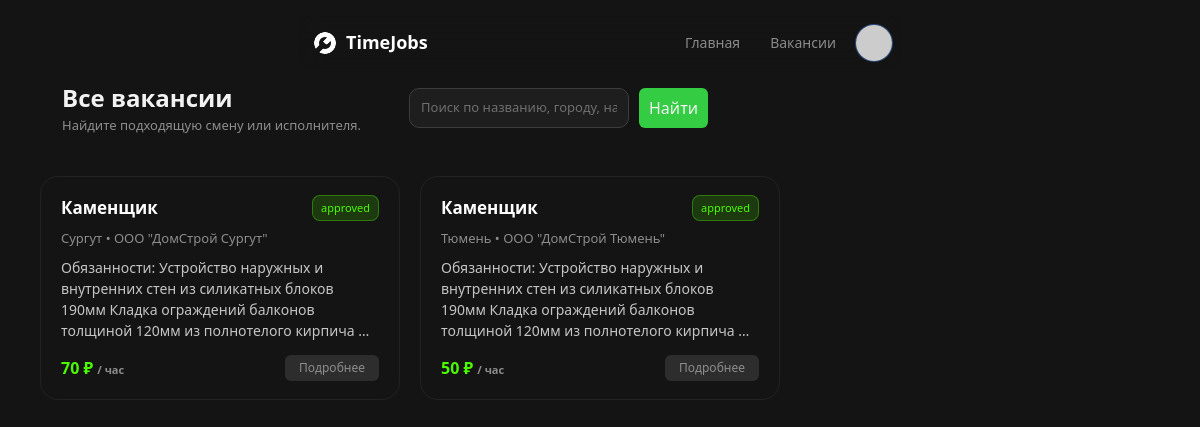
Before: /vacancies with the older database file.
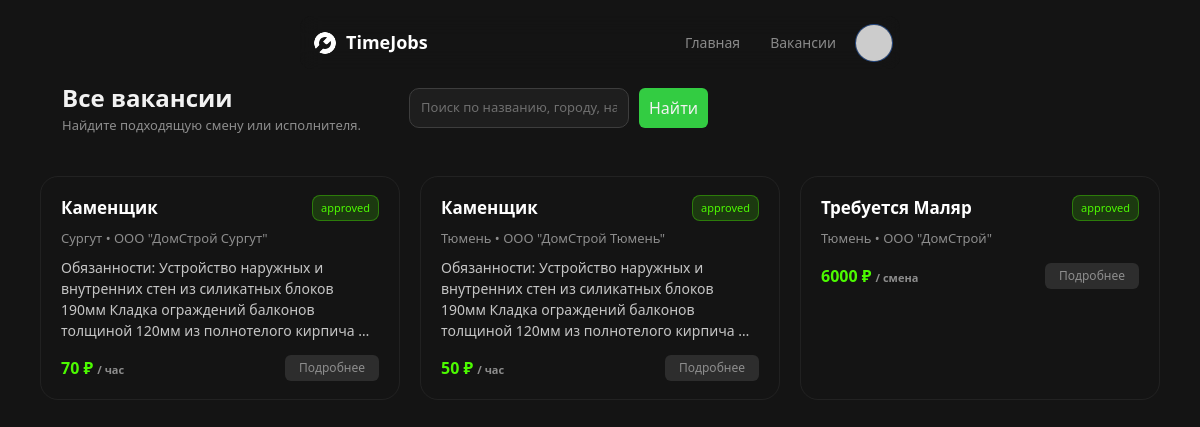
After: the same page with the newer database file.
### app.py (models this page shows)
class Job(db.Model):
    id = db.Column(db.Integer, primary_key=True)
    employer_id = db.Column(db.Integer, db.ForeignKey('user.id'), nullable=False)
    title = db.Column(db.String(200), nullable=False)
    description = db.Column(db.Text)
    city = db.Column(db.String(120))
    specialization = db.Column(db.String(120))
    wage = db.Column(db.Float, default=0)
    pay_type = db.Column(db.String(20), default='shift')  # shift, hourly
    duration_days = db.Column(db.Integer, default=1)
    status = db.Column(db.String(20), default='pending')  # pending, approved, rejected
    created_at = db.Column(db.DateTime, default=datetime.datetime.utcnow)
    employer = db.relationship('User', backref='jobs')

### app.py (the view, shortened to what this page needs)
@app.route('/vacancies')
def vacancies():
    search = request.args.get('search', '').strip()
    query = Job.query.filter_by(status='approved')
    jobs = query.order_by(Job.created_at.desc()).all()
    return render_template('vacancies/list.html', jobs=jobs)

### app.py (called while the page is built)
@app.context_processor
def inject_globals():
    import urllib.parse
    def default_avatar(name):
        n = urllib.parse.quote_plus(name or "U")
        return f"https://ui-avatars.com/api/?background=4CFA00&color=fff&name={n}"
    return dict(current_user=current_user, default_avatar=default_avatar)

### templates/vacancies/list.html (shortened to what the changed rows need)
{% extends "base.html" %}
{% block content %}
<div class="profile-page">
    <div class="profile-inner">
        <div class="profile-hero">
            <div class="profile-hero-left">
                <div>
                    <h1 class="text-18-600" style="font-size: 24px;">Все вакансии</h1>
                </div>
            </div>
        </div>
        {% if jobs %}
        <div class="vacancies-grid" style="
            display: grid;
            grid-template-columns: repeat(auto-fill, minmax(310px, 1fr));
            gap: 20px;
            margin-top: 20px;
        ">
            {% for job in jobs %}
            <a href="{{ url_for('vacancy_detail', job_id=job.id) }}"
               class="glass-card"
               style="
                    padding: 18px 20px;
                    border-radius: 18px;
                    color: white;
                    text-decoration: none;
                    display: block;
                    border: 1px solid rgba(255,255,255,0.06);
               ">
                <div style="display: flex; justify-content: space-between; align-items: flex-start; margin-bottom: 8px;">
                    <h2 class="text-18-600" style="font-size: 17px; font-weight: 600;">{{ job.title }}</h2>
                    {% if job.status %}
                        <span class="tag"
                              style="
                                font-size: 11px;
                                padding: 4px 8px;
                                border-radius: 8px;
                                border: 1px solid rgba(255,255,255,0.1);
                                {% if job.status == 'approved' %}
                                  background: rgba(76, 250, 0, 0.16);
                                  color: #4CFA00;
                                  border-color: rgba(76,250,0,0.35);
                                {% elif job.status == 'pending' %}
                                  background: rgba(250, 200, 0, 0.16);
                                  color: #FACC15;
                                  border-color: rgba(250,200,0,0.35);
                                {% else %}
                                  background: rgba(148,163,184,0.18);
                                  color: #A8B3CF;
                                  border-color: rgba(148,163,184,0.35);
                                {% endif %}
                              ">
                            {{ job.status }}
                        </span>
                    {% endif %}
                </div>
                <p class="profile-text" style="font-size: 13px; margin-bottom: 8px; color: hsl(var(--twc-grey-400));">
                    {{ job.city or 'Город не указан' }}
                    {% if job.specialization %} • {{ job.specialization }}{% endif %}
                </p>
                <p class="profile-text" style="font-size: 14px; color: hsl(var(--twc-grey-200)); margin-top: 6px;">
                    {{ job.description[:160] }}{% if job.description and job.description|length > 160 %}…{% endif %}
                </p>
                <div style="display: flex; justify-content: space-between; align-items: center; margin-top: 14px;">
                    <div style="color: var(--tj-accent); font-weight: 600;">
                        {{ '%.0f'|format(job.wage or 0) }} ₽
                        <span style="color: hsl(var(--twc-grey-400)); font-size: 11px;">
                            {% if job.pay_type == 'hourly' %}/ час{% else %}/ смена{% endif %}
                        </span>
                    </div>
                    <div class="ra-button preset default" style="padding: 4px 14px; font-size: 12px;">
                        Подробнее
                    </div>
                </div>
            </a>
            {% endfor %}
        </div>
        {% endif %}
    </div>
</div>
{% endblock %}

Changed rows visible on the page:
added Job: title "Требуется Маляр", status "approved", city "Тюмень", specialization "ООО \"ДомСтрой\"", wage "6000", pay_type "/ смена"
